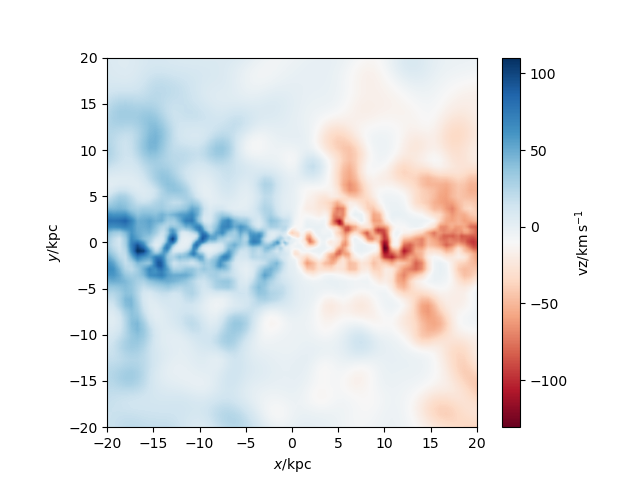

Recreate this plot in Python.
#galaxy 330 GG Gas velocity code
import pynbody
import numpy as np
import pynbody.plot.sph as sph
import matplotlib.pyplot as plt

#loading snapshot
s=pynbody.load('/mnt/data0/jillian/gguaman/r330/cosmo25p.768sg1bwK1BHe75.007779')
#s=pynbody.load('/mnt/data0/jillian/gguaman/r330/r330.007779.tipsy')

#setting to physical units
s.physical_units()

#centering halo
#pynbody.analysis.angmom.faceon(s)
pynbody.analysis.angmom.sideon(s)

#creating star velocity plot
sph.image(s.g,qty="vz",width='40 kpc',cmap="RdBu", log=False, units='km s**-1')

#function to find BH
def findBH(s):
    BHfilter=pynbody.filt.LowPass('tform',0.0)
    BH=s.stars[BHfilter]
    return BH
BH=findBH(s)
print("The number of black holes is:",len(BH))
    
#plt.show()
plt.savefig("galaxy330_GasVelGG.png")
